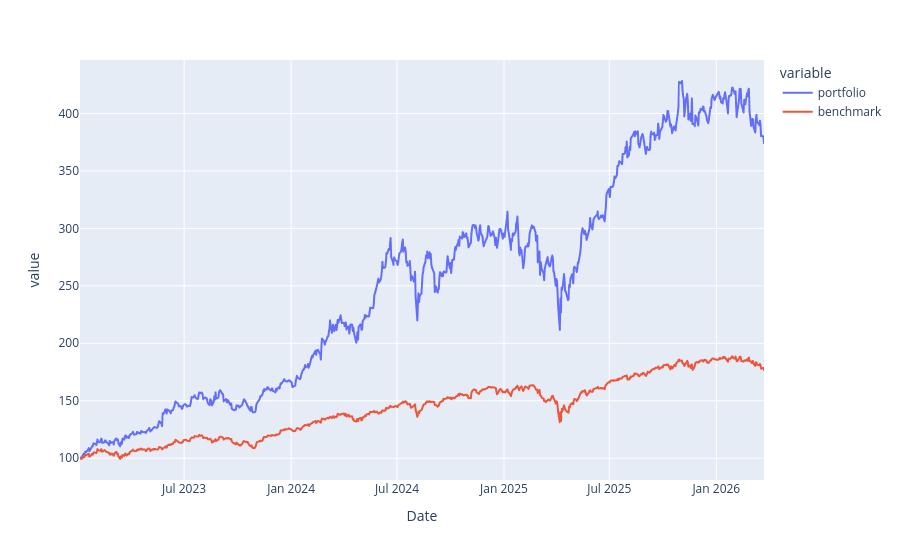

The cell this chart's notebook holds for it:
### Code cell
import plotly.express as px

px.line(benchmark(all_stocks, weights, "SPY", end, dt.datetime.today()))

### Figure 1 — Plotly figure (JSON) as saved in the notebook; plotly's stock layout.template omitted (floating-point values rounded to 4 significant figures; data arrays with more than 128 entries replaced by an {"elided": "..."} marker saying what was removed)
{"data": [{"hovertemplate": "variable=portfolio<br>Date=%{x}<br>value=%{y}<extra></extra>", "legendgroup": "portfolio", "line": {"color": "#636efa", "dash": "solid"}, "marker": {"symbol": "circle"}, "mode": "lines", "name": "portfolio", "showlegend": true, "type": "scattergl", "x": {"elided": "808 str values"}, "xaxis": "x", "y": {"elided": "808 float values"}, "yaxis": "y"}, {"hovertemplate": "variable=benchmark<br>Date=%{x}<br>value=%{y}<extra></extra>", "legendgroup": "benchmark", "line": {"color": "#EF553B", "dash": "solid"}, "marker": {"symbol": "circle"}, "mode": "lines", "name": "benchmark", "showlegend": true, "type": "scattergl", "x": {"elided": "808 str values"}, "xaxis": "x", "y": {"elided": "808 float values"}, "yaxis": "y"}], "layout": {"legend": {"title": {"text": "variable"}, "tracegroupgap": 0}, "margin": {"t": 60}, "xaxis": {"anchor": "y", "domain": [0, 1], "title": {"text": "Date"}}, "yaxis": {"anchor": "x", "domain": [0, 1], "title": {"text": "value"}}}}
